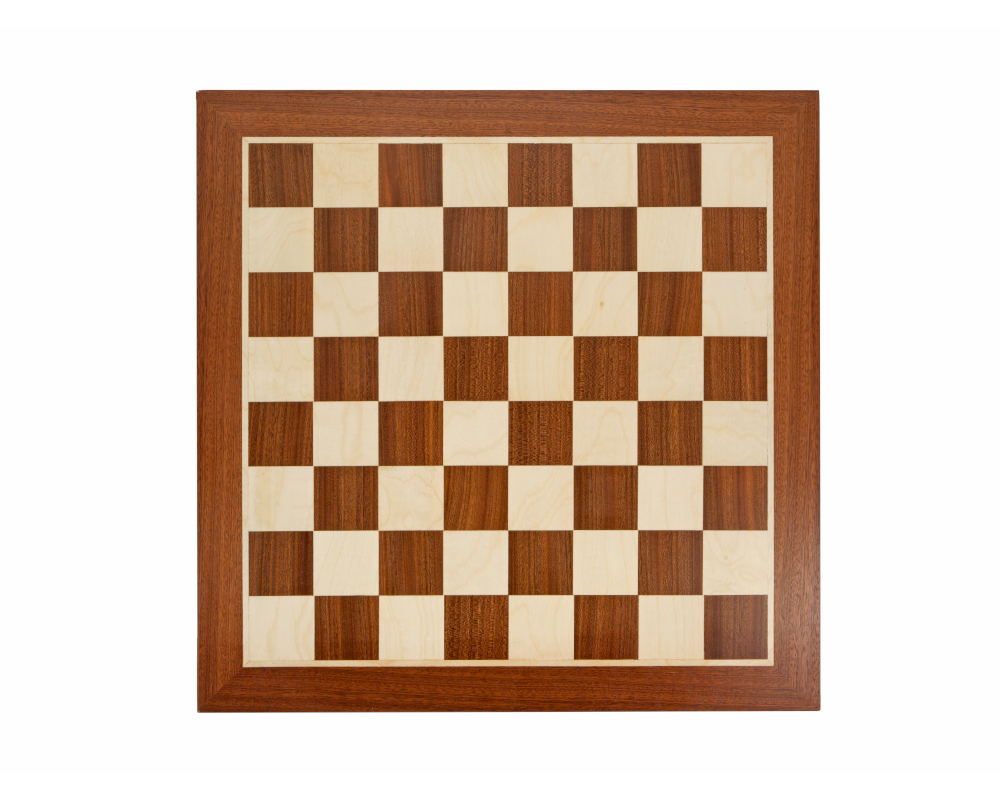
#> input picture DATA/chess.jpg, 1000 x 800 px, found by its file name
$ python 'Canny Edge Detection.py'
#> lines starting #> are read from the running program, lines starting #| are printed output that depends on the picture; after the words box and inside, x2 and y2 are one past the last pixel; in counts of white or black regions, pixels touching at a corner belong together
### Imports
import cv2
import matplotlib.pyplot as plt
import numpy as np


### load Images
full = cv2.imread('DATA/chess.jpg')
#> full is the input picture: shape (800, 1000, 3); mean B, G, R 173.9, 190.4, 212.3


### Blur the Image for Reduce too much details in image
img = cv2.blur(full,ksize=(6,6))
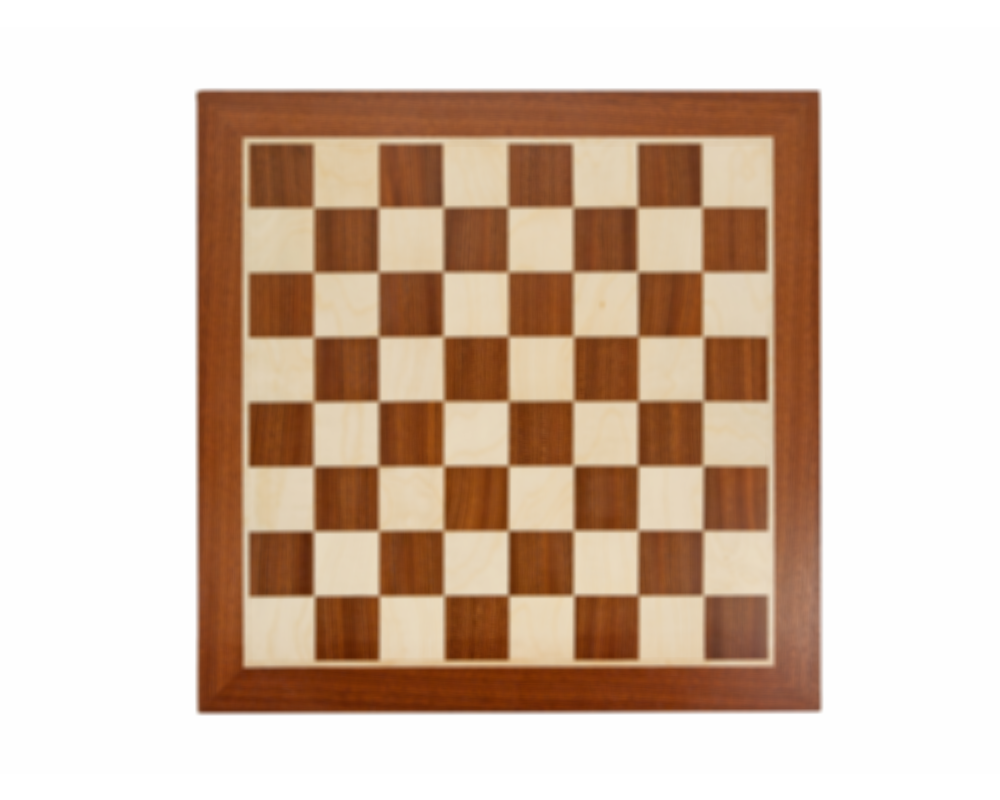
#> img: shape (800, 1000, 3); mean B, G, R 173.9, 190.4, 212.3


### Calculate the threshhold for canny Edge Detection
# Get the median Value of image
med = np.median(full)
#> med = 254
# Lower threshold to either 0 or 70% of the median value wichever is greater
thresh1 = int(max(0,(0.7 * med)))
#> thresh1 = 177
# higher threshold to either 0 or 130% of the median value wichever is smaller
thresh2 = int(min(0,(1.3 * med)))
#> thresh2 = 0
# The K variable is for make the edge detection better
K = 100
thresh2 = thresh2 + K
#> thresh2 = 100


### Excute the Canny edge Detection
result = cv2.Canny(img,thresh1,thresh2)
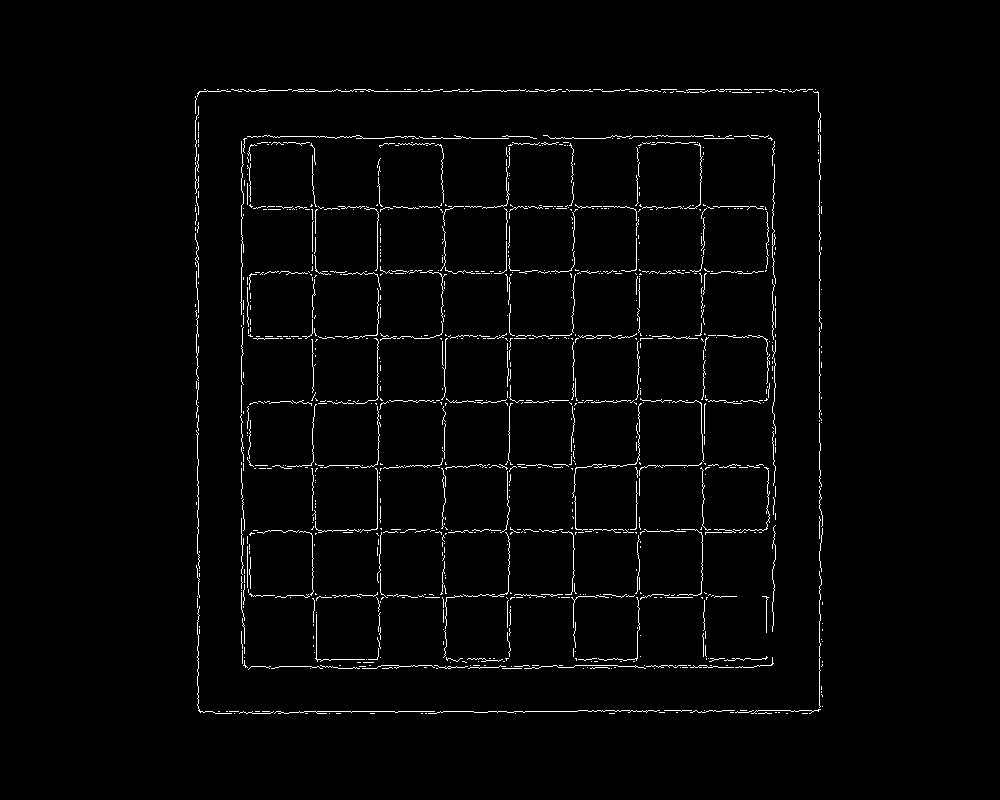
#> result: shape (800, 1000); 1.9% white in thin lines or dots, all inside (x1, y1, x2, y2) = (195, 89, 823, 714)


### Plot and show the result

# Make a subplot 1
plt.subplot(121)
plt.imshow(img)

# Make a subplot 2
plt.subplot(122)
plt.imshow(result)

plt.show()
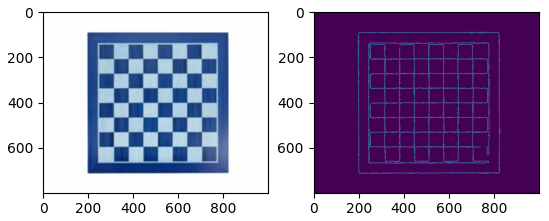
#> figure drawn by matplotlib, 2 panels; B, G, R data is drawn as R, G, B
